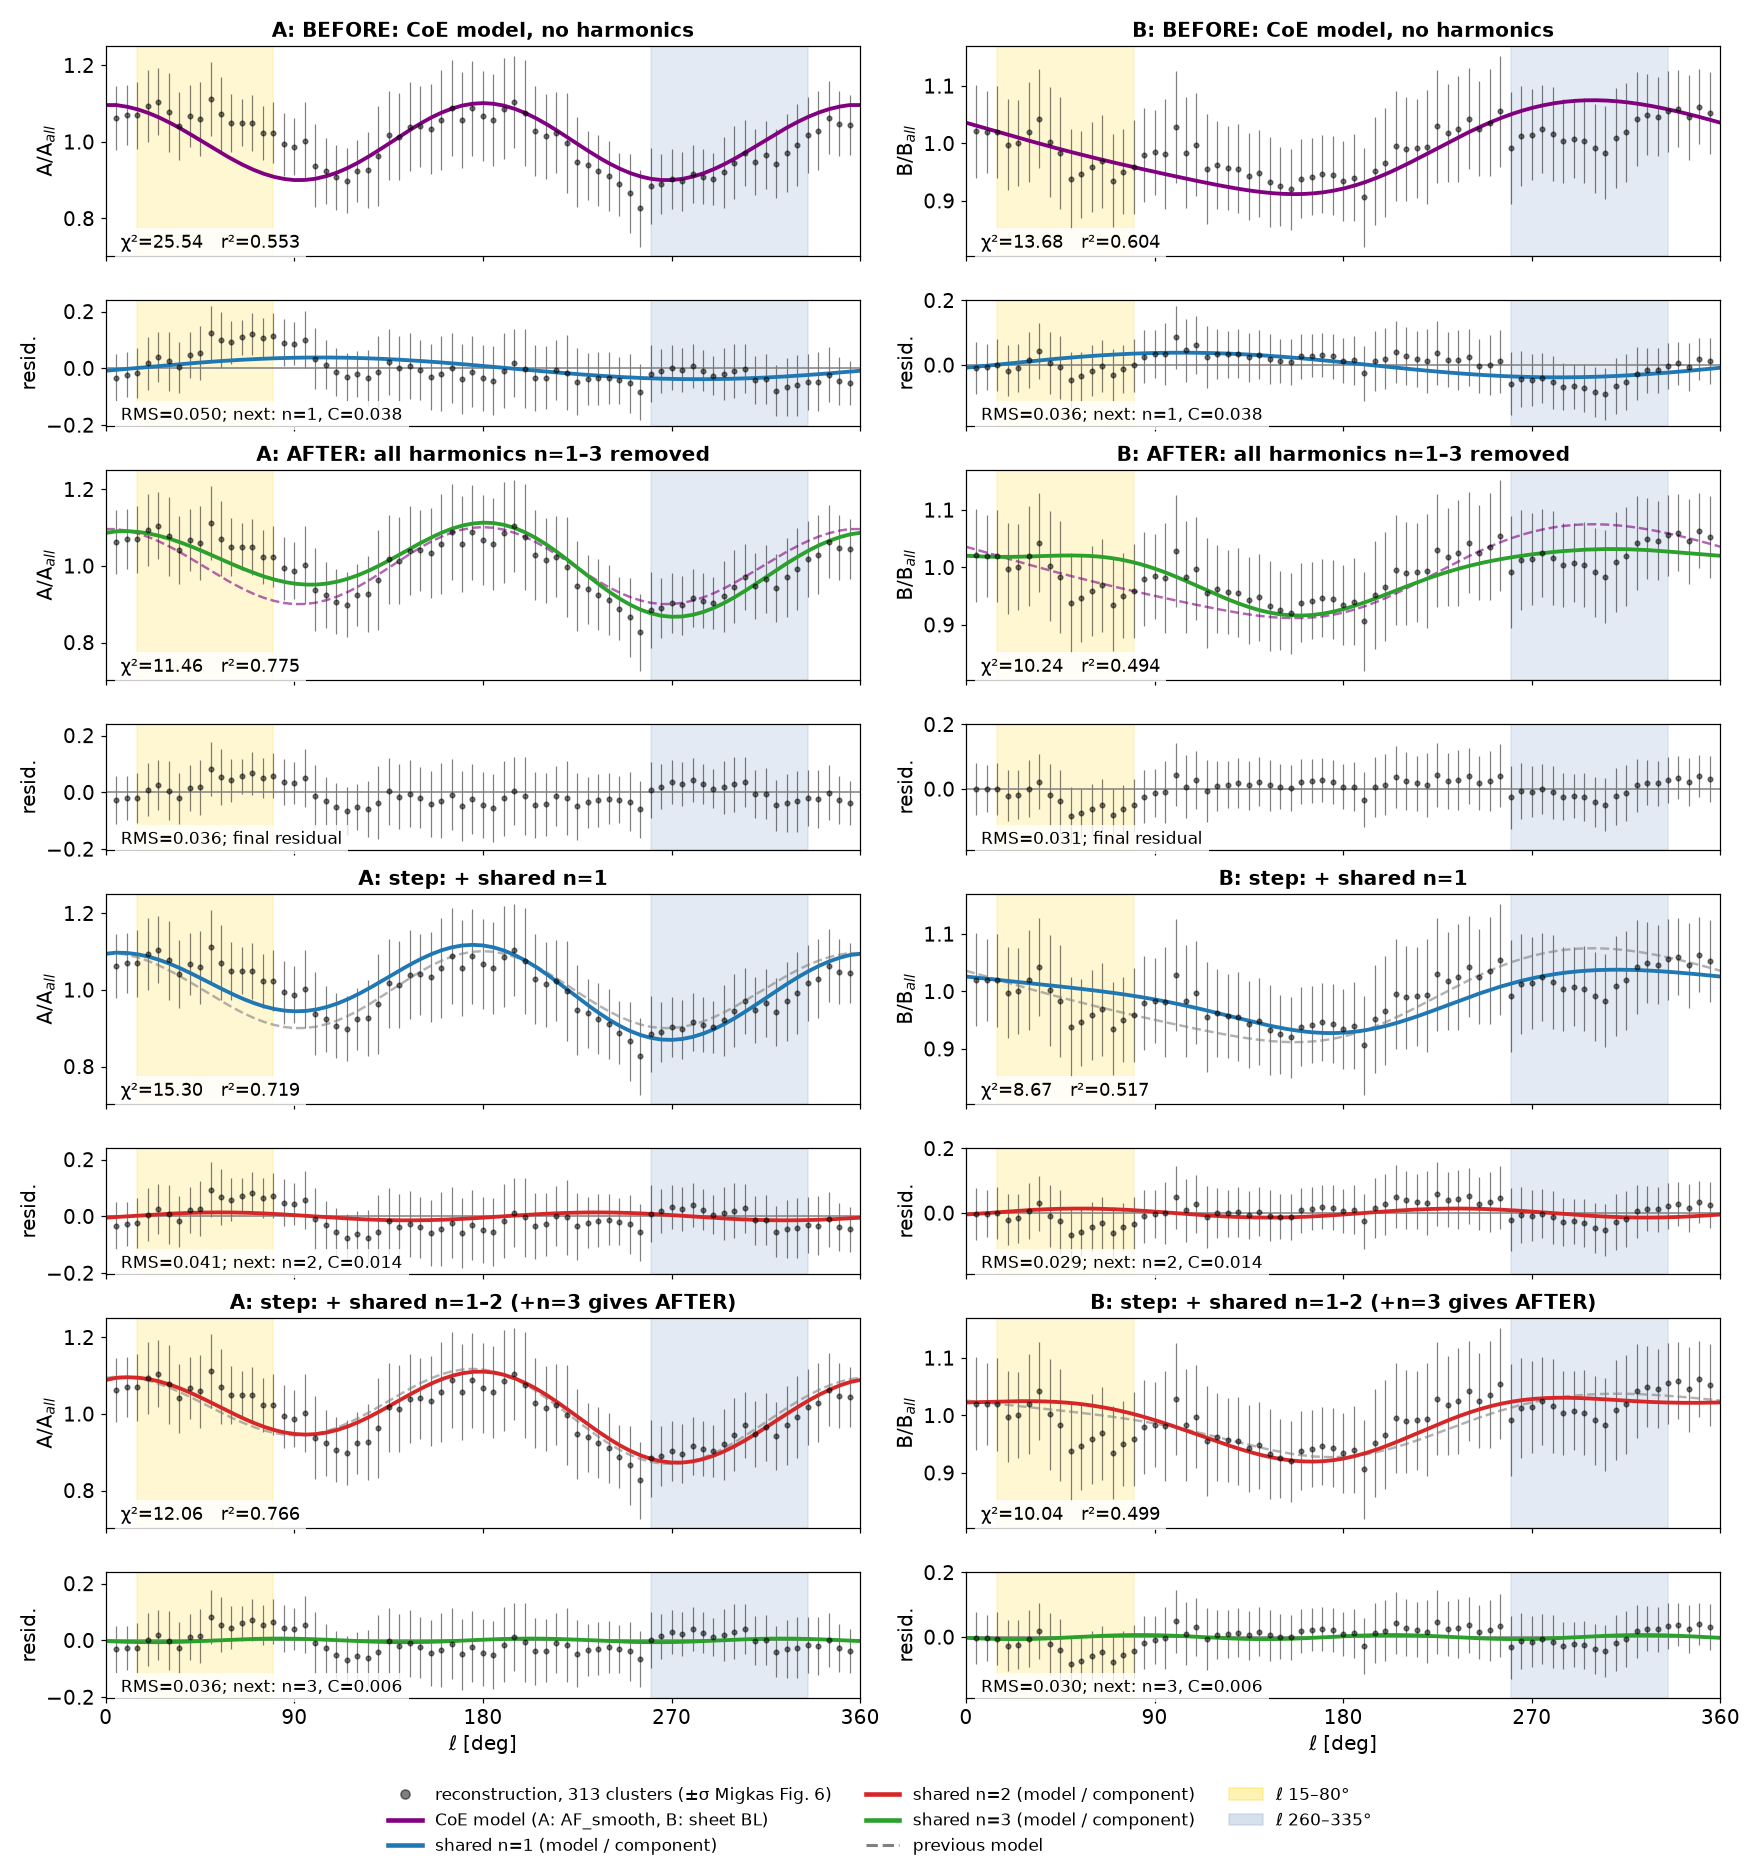

Recreate this plot in Python.
# Two-column A | B version: top before/after all harmonics, then harmonic steps stacked.
import sys;sys.path.insert(0,'..')
exec(open('recon_n3.py').read().split("cols=['purple'")[0])
from matplotlib.lines import Line2D
cols=['purple','tab:blue','tab:red','tab:green']
plt.rcParams.update({'font.size':13})
order=[(0,'BEFORE: CoE model, no harmonics'),(3,'AFTER: all harmonics n=1–3 removed'),(1,'step: + shared n=1'),(2,'step: + shared n=1–2 (+n=3 gives AFTER)')]
hr=[]
for _ in order:hr+=[1.25,0.75]
fig,axs=plt.subplots(8,2,figsize=(16,17),facecolor='white',sharex=True,gridspec_kw=dict(height_ratios=hr))
for k,(nm,Y,sY,mb,mg) in enumerate((('A',A0,sA,AFl,AFg),('B',B0,sB,BLl,BLg))):
  ms=[(mb.copy(),mg.copy())]
  for n,p in steps2:ms.append((ms[-1][0]+T(n,p,th,k),ms[-1][1]+T(n,p,gt,k)))
  for row,(i,tt) in enumerate(order):
    m,mgg=ms[i];a=axs[2*row,k];b=axs[2*row+1,k]
    for x in (a,b):x.axvspan(15,80,color='gold',alpha=.18,zorder=0);x.axvspan(260,335,color='lightsteelblue',alpha=.35,zorder=0)
    a.errorbar(l,Y,yerr=sY,fmt='o',color='k',ms=3,alpha=.5,lw=.8)
    if i>0 and row>=2:a.plot(g,ms[i-1][1],color='grey',ls='--',lw=1.6,alpha=.6)
    if row==1:a.plot(g,ms[0][1],color='purple',ls='--',lw=1.6,alpha=.6)
    a.plot(g,mgg,color=cols[i],lw=2.5)
    r=Y-m;c2=np.sum(r**2/sY**2);r2=np.corrcoef(Y,m)[0,1]**2;rms=np.sqrt(np.mean(r**2))
    a.text(.02,.04,f'χ²={c2:.2f}   r²={r2:.3f}',transform=a.transAxes,fontsize=12,bbox=dict(fc='white',ec='none',alpha=.8))
    a.set_title(f'{nm}: {tt}',fontweight='bold',fontsize=13)
    b.errorbar(l,r,yerr=sY,fmt='o',color='k',ms=3,alpha=.5,lw=.8);b.axhline(0,color='grey',lw=1)
    if i<3 and row!=1:
      n2,p2=steps2[i];b.plot(g,p2[2]*np.cos(n2*gt)+p2[3]*np.sin(n2*gt),color=cols[i+1],lw=2.5)
      b.text(.02,.05,f'RMS={rms:.3f}; next: n={n2}, C={np.hypot(p2[2],p2[3]):.3f}',transform=b.transAxes,fontsize=11,bbox=dict(fc='white',ec='none',alpha=.8))
    else:b.text(.02,.05,f'RMS={rms:.3f}; final residual',transform=b.transAxes,fontsize=11,bbox=dict(fc='white',ec='none',alpha=.8))
    a.set_ylabel('A/A$_{all}$' if nm=='A' else 'B/B$_{all}$');b.set_ylabel('resid.')
    a.set_xlim(0,360);a.set_xticks([0,90,180,270,360])
  for j in range(8):
    if j>1:axs[j,k].sharey(axs[j%2,k])
  axs[7,k].set_xlabel('ℓ [deg]')
h=[Line2D([],[],color='k',marker='o',ls='',alpha=.5,label='reconstruction, 313 clusters (±σ Migkas Fig. 6)'),Line2D([],[],color='purple',lw=3,label='CoE model (A: AF_smooth, B: sheet BL)')]+[Line2D([],[],color=cols[j],lw=3,label=f'shared n={j} (model / component)') for j in (1,2,3)]+[Line2D([],[],color='grey',ls='--',lw=2,label='previous model'),plt.Rectangle((0,0),1,1,color='gold',alpha=.3,label='ℓ 15–80°'),plt.Rectangle((0,0),1,1,color='lightsteelblue',alpha=.5,label='ℓ 260–335°')]
fig.legend(handles=h,loc='lower center',ncol=3,frameon=False,fontsize=11)
fig.tight_layout(rect=(0,.05,1,1),h_pad=0.4,w_pad=1);fig.savefig('recon_n3_2col.png',dpi=110,facecolor='white')
